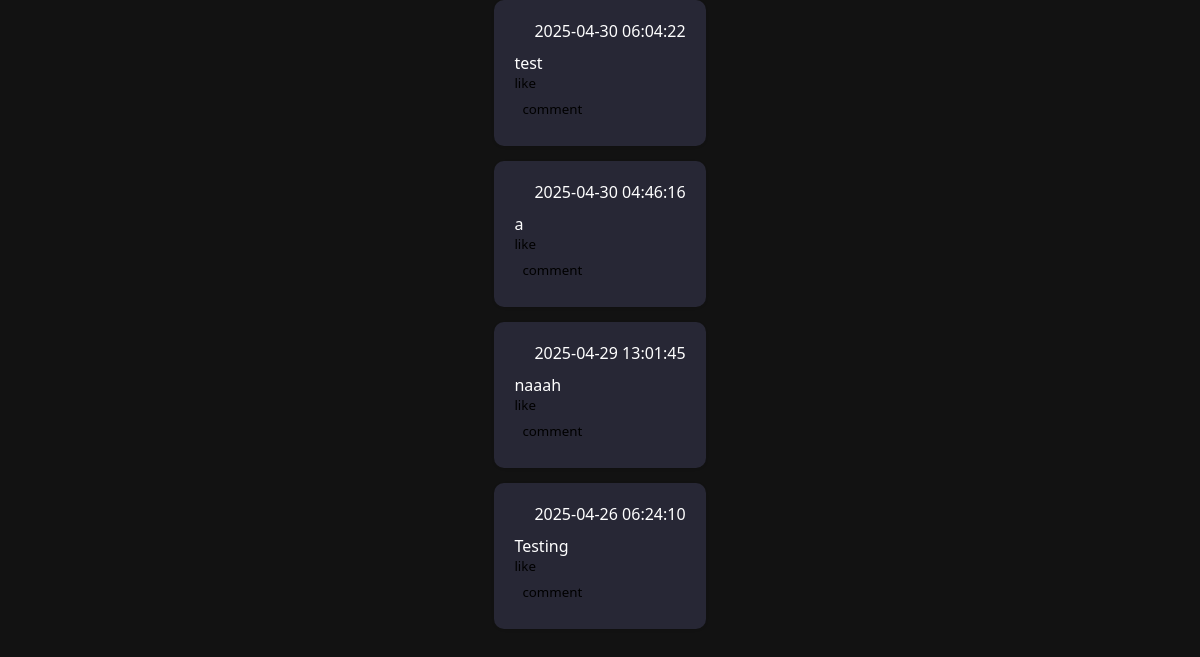
/php/commentComponent.php?post_id=20, run on the app's committed database.
### tables this page shows
CREATE TABLE `comment_tb` (
  `comment_id` int(11) NOT NULL AUTO_INCREMENT,
  `username` varchar(50) NOT NULL,
  `comment_desc` varchar(255) NOT NULL,
  `post_id` int(11) NOT NULL,
  `created_at` timestamp NOT NULL DEFAULT current_timestamp(),
  PRIMARY KEY (`comment_id`)
);

### php/commentComponent.php (the view, shortened to what this page needs)
<?php
include("db_conn.php");
if (isset($_GET['post_id']) && is_numeric($_GET['post_id'])) {
    $post_id = intval($_GET['post_id']);
    $getComments = "SELECT * FROM comment_tb WHERE post_id = $post_id ORDER BY created_at DESC";
    $commentsResult = mysqli_query($conn, $getComments);
}
?>
<!DOCTYPE html>
<html lang="en">
<head>
  <link rel="stylesheet" href="../css/postPage.css?v=2">
</head>
<body>
  <?php if (isset($commentsResult) && mysqli_num_rows($commentsResult) > 0): ?>
    <?php while ($comment = mysqli_fetch_assoc($commentsResult)): ?>
      <div class="comment">
        <div class="commentUserRow">
          <div><?php echo htmlspecialchars($comment['created_at']); ?></div>
        </div>
        <div><?php echo htmlspecialchars($comment['comment_desc']); ?></div>
        <div class="commentBTNRow">
          <button class="like">like</button>
          <button class="commentBTN">comment</button>
        </div>
      </div>
    <?php endwhile; ?>
  <?php else: ?>
    <p>No comments available for this post.</p>
  <?php endif; ?>
</body>
</html>

### css/postPage.css (style rules this page uses)
* { margin: 0; padding: 0; font-family: 'Segoe UI', Tahoma, Geneva, Verdana, sans-serif; }
body { background-color: #121212; color: black; display: flex; flex-direction: column; align-items: center; justify-content: center; }
button { background: none; border: none; padding: 0; margin: 0; cursor: pointer; display: flex; align-items: center; justify-content: center; }
.like-btn, .bookmark-btn, .commentBTN, .share { padding: 8px; border-radius: 50%; transition: background-color 0.2s; }
.comment { margin-bottom: 15px; padding: 20px; background-color: #272735; border-radius: 10px; box-shadow: 0 1px 3px rgba(0, 0, 0, 0.1); color: white; }
.commentUserRow { display: flex; align-items: center; gap: 10px; margin-bottom: 10px; }

### data on the page
comment_tb: created_at "2025-04-30 06:04:22", comment_desc "test"
comment_tb: created_at "2025-04-30 04:46:16", comment_desc "a"
comment_tb: created_at "2025-04-29 13:01:45", comment_desc "naaah"
comment_tb: created_at "2025-04-26 06:24:10", comment_desc "Testing"
